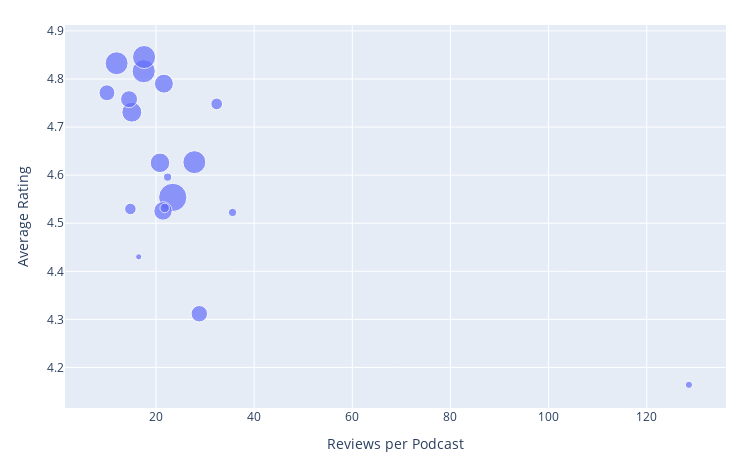

The notebook cell this image was saved under:
### Code cell
# | label: fig-cat-overview
# | fig-cap: The average ratings of podcasts tagged in a category over the average number ratings a podcast tagged in that category received. The size of the point represent the total number of reviews podcasts tagged in the specific category had.
figure_cat_overview = px.scatter(
    category_stats,
    x="ratings_per_pod",
    y="average_rating",
    size="Frequency",
    hover_name=category_stats.index,
    width=base_fig_width * dpi,
    height=base_fig_height * dpi,
)
figure_cat_overview.update_layout(
    xaxis_title="Reviews per Podcast", yaxis_title="Average Rating"
)

default_plotly_margins(figure_cat_overview)

figure_cat_overview.show()

### Figure 1 — Plotly figure (JSON) as saved in the notebook; plotly's stock layout.template omitted (floating-point values rounded to 4 significant figures)
{"data": [{"hovertemplate": "<b>%{hovertext}</b><br><br>ratings_per_pod=%{x}<br>average_rating=%{y}<br>Frequency=%{marker.size}<extra></extra>", "hovertext": ["society", "education", "business", "comedy", "spirituality-religion", "arts", "sports", "health", "tv", "leisure", "news", "music", "kids", "technology", "science", "history", "fiction", "true-crime", "government"], "legendgroup": "", "marker": {"color": "#636efa", "size": [19441, 13005, 12931, 12803, 12771, 9675, 9280, 8731, 8285, 7011, 6606, 6161, 3321, 3235, 2186, 1663, 1594, 1264, 940], "sizemode": "area", "sizeref": 48.6, "symbol": "circle"}, "mode": "markers", "name": "", "orientation": "v", "showlegend": false, "type": "scatter", "x": [23.41, 17.49, 17.57, 27.82, 11.98, 15.08, 20.82, 21.61, 21.43, 14.51, 28.83, 10.01, 32.37, 14.78, 21.77, 35.6, 22.36, 128.6, 16.48], "xaxis": "x", "y": [4.554, 4.816, 4.846, 4.627, 4.833, 4.731, 4.626, 4.79, 4.526, 4.758, 4.312, 4.771, 4.748, 4.53, 4.532, 4.522, 4.596, 4.164, 4.43], "yaxis": "y"}], "layout": {"height": 460.1, "legend": {"itemsizing": "constant", "tracegroupgap": 0}, "margin": {"b": 30, "l": 65, "r": 10, "t": 25}, "width": 736.1, "xaxis": {"anchor": "y", "domain": [0, 1], "title": {"text": "Reviews per Podcast"}}, "yaxis": {"anchor": "x", "domain": [0, 1], "title": {"text": "Average Rating"}}}}
